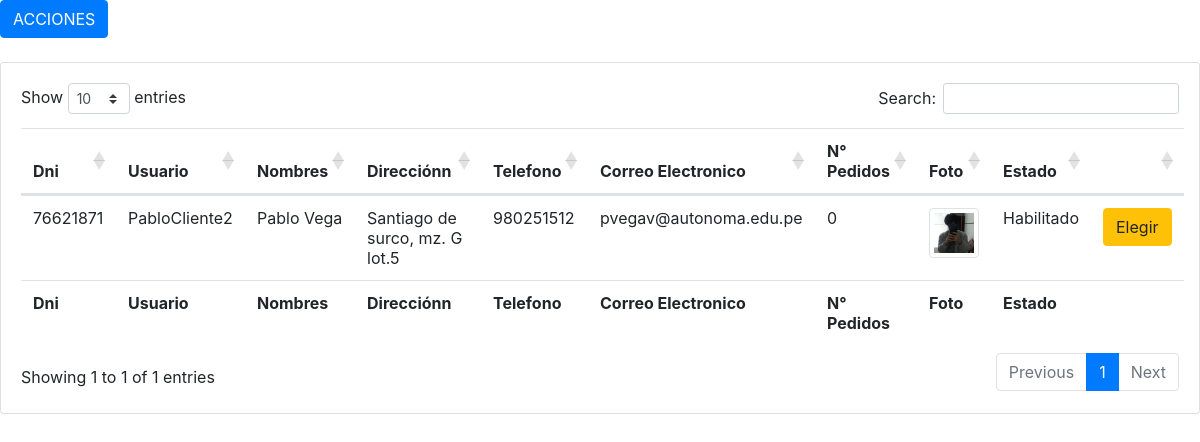
The app's page /views/vistasE/Clientes.php (signed in) with its own data.
### tables this page shows
CREATE TABLE `cliente` (
  `IdCliente` int(11) UNSIGNED NOT NULL,
  `Dni` varchar(8) DEFAULT NULL,
  `User` varchar(50) NOT NULL,
  `Nombres` varchar(244) DEFAULT NULL,
  `Direccion` varchar(244) DEFAULT NULL,
  `Telefono` int(11) NOT NULL,
  `Correo` varchar(250) NOT NULL,
  `Compras` int(11) NOT NULL,
  `Foto` varchar(250) NOT NULL,
  `Estado` varchar(50) DEFAULT NULL
);

### views/vistasE/Clientes.php (the view, shortened to what this page needs)
<div hidden><?php include '../../recursos/conexión.php'; ?></div>
<?php
$sentencia = $conn->prepare("SELECT * FROM `cliente`");
$sentencia->execute();
$listaCliente = $sentencia->fetchAll(PDO::FETCH_ASSOC);
?>
<!DOCTYPE html>
<html>
    <head>
        <link rel="stylesheet" href="https://maxcdn.bootstrapcdn.com/bootstrap/4.0.0/css/bootstrap.min.css">
        <link rel="stylesheet" href="https://stackpath.bootstrapcdn.com/bootstrap/4.5.2/css/bootstrap.min.css">
        <link rel="stylesheet" type="text/css" href="https://cdn.datatables.net/1.10.22/css/dataTables.bootstrap4.min.css">
        <link rel="stylesheet" href="https://cdnjs.cloudflare.com/ajax/libs/twitter-bootstrap/4.5.2/css/bootstrap.css"/>
    </head>
    <body style="max-width: 100%">
        <button type="button" class="btn btn-primary" data-toggle="modal" data-target="#exampleModal">
            ACCIONES
        </button>
        <br>
        <br>
        <div class="d-flex">
                <div class="card">
                    <div class="card-body">
                        <table id="example" class="table table-hover">
                            <thead>
                                <tr>
                                    <th>Dni</th>
                                    <th>Usuario</th>
                                    <th>Nombres</th>
                                    <th>Direcciónn</th>
                                    <th>Telefono</th>
                                    <th>Correo Electronico</th>
                                    <th>N° Pedidos</th>
                                    <th>Foto</th>
                                    <th>Estado</th>
                                    <th></th>
                                </tr>
                            </thead>
                            <tbody>
                                <?php foreach ($listaCliente as $cliente) { ?>
                                    <tr>
                                        <td><?php echo $cliente['Dni']; ?></td>
                                        <td><?php echo $cliente['User']; ?></td>
                                        <td><?php echo $cliente['Nombres']; ?></td>
                                        <td><?php echo $cliente['Direccion']; ?></td>
                                        <td><?php echo $cliente['Telefono']; ?></td>
                                        <td><?php echo $cliente['Correo']; ?></td>
                                        <td><?php echo $cliente['Compras']; ?></td>
                                        <td><img class="img-thumbnail" src="FotosCli/<?php echo $cliente['Foto']; ?>" width="100" height="100" alt="<?php echo $cliente['Nombres']; ?>"/></td>
                                        <td><?php echo $cliente['Estado']; ?></td>
                                        <td>
                                            <form action="" method="post">
                                                <input type="submit" value="Elegir" name="accion" class="btn btn-warning" style="max-width: 80px">
                                            </form>
                                        </td>
                                    </tr>
                                <?php } ?>
                            </tbody>
                            <tfoot>
                                <tr>
                                    <th>Dni</th>
                                    <th>Usuario</th>
                                    <th>Nombres</th>
                                    <th>Direcciónn</th>
                                    <th>Telefono</th>
                                    <th>Correo Electronico</th>
                                    <th>N° Pedidos</th>
                                    <th>Foto</th>
                                    <th>Estado</th>
                                    <th></th>
                                </tr>
                            </tfoot>
                        </table>
                    </div>
                </div>
        </div>
    </body>
</html>

### records on screen
cliente: Dni "76621871", User "PabloCliente2", Nombres "Pablo Vega", Direccion "Santiago de surco, mz. G lot.5", Telefono "980251512", Correo "pvegav@autonoma.edu.pe", Compras "0", Foto (picture), Estado "Habilitado"
